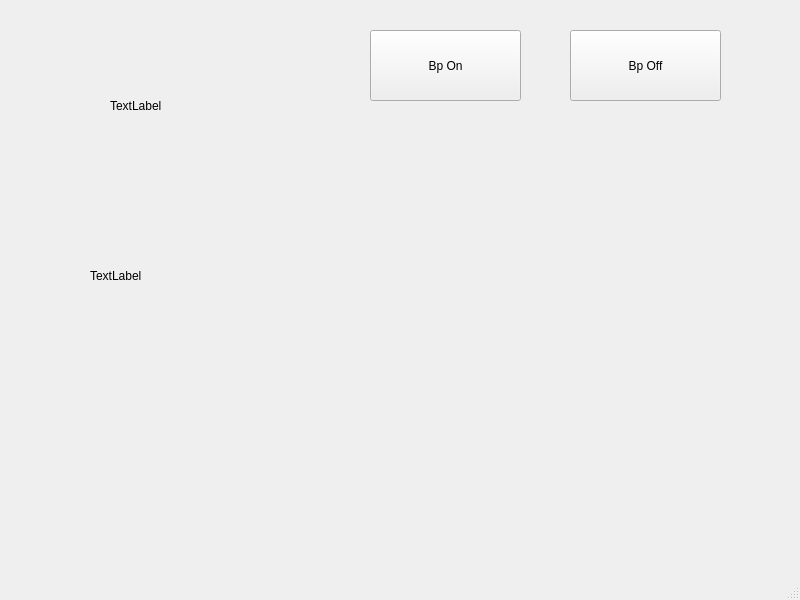
<?xml version="1.0" encoding="UTF-8"?>
<ui version="4.0">
 <class>MainWindow</class>
 <widget class="QMainWindow" name="MainWindow">
  <property name="geometry">
   <rect>
    <x>0</x>
    <y>0</y>
    <width>800</width>
    <height>600</height>
   </rect>
  </property>
  <property name="windowTitle">
   <string>MainWindow</string>
  </property>
  <widget class="QWidget" name="centralwidget">
   <widget class="QPushButton" name="bp_on">
    <property name="geometry">
     <rect>
      <x>370</x>
      <y>30</y>
      <width>151</width>
      <height>71</height>
     </rect>
    </property>
    <property name="text">
     <string>Bp On</string>
    </property>
   </widget>
   <widget class="QPushButton" name="bp_off">
    <property name="geometry">
     <rect>
      <x>570</x>
      <y>30</y>
      <width>151</width>
      <height>71</height>
     </rect>
    </property>
    <property name="text">
     <string>Bp Off</string>
    </property>
   </widget>
   <widget class="QLabel" name="affichage">
    <property name="geometry">
     <rect>
      <x>110</x>
      <y>50</y>
      <width>251</width>
      <height>111</height>
     </rect>
    </property>
    <property name="text">
     <string>TextLabel</string>
    </property>
   </widget>
   <widget class="QLabel" name="affichage2">
    <property name="geometry">
     <rect>
      <x>90</x>
      <y>220</y>
      <width>251</width>
      <height>111</height>
     </rect>
    </property>
    <property name="text">
     <string>TextLabel</string>
    </property>
   </widget>
   <widget class="WidgetLIDAR" name="wiwi" native="true">
    <property name="geometry">
     <rect>
      <x>370</x>
      <y>110</y>
      <width>381</width>
      <height>351</height>
     </rect>
    </property>
   </widget>
  </widget>
  <widget class="QMenuBar" name="menubar">
   <property name="geometry">
    <rect>
     <x>0</x>
     <y>0</y>
     <width>800</width>
     <height>22</height>
    </rect>
   </property>
  </widget>
  <widget class="QStatusBar" name="statusbar"/>
 </widget>
 <customwidgets>
  <customwidget>
   <class>WidgetLIDAR</class>
   <extends>QWidget</extends>
   <header>widgetlidar.h</header>
   <container>1</container>
  </customwidget>
 </customwidgets>
 <resources/>
 <connections/>
</ui>
